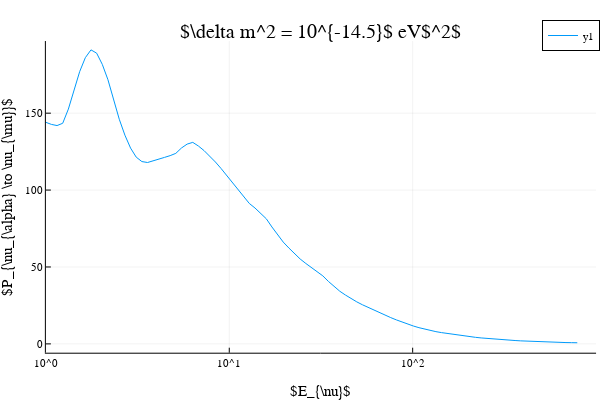

Write notebook code for a chart like this one.
### Code cell
# Plotting perfect event distributions

dm2 = 10^(-14.0)
es = 10 .^ range(log10(0.7), log10(790), length=100)
y = eventdist.(es, dm2, 0, 0)
plot(es, [y], title=L"$\delta m^2 = 10^{-14.5}$ eV$^2$", linewidth=1)
plot!(xscale=:log10, minorgrid=true)
xlims!(1e0, 1e+3)
xlabel!(L"E_{\nu}")
ylabel!(L"P_{\nu_{\alpha} \to \nu_{\mu}}")

### Figure 1 — Plotly figure (JSON) as saved in the notebook; plotly's stock layout.template omitted (floating-point values rounded to 4 significant figures)
{"data": [{"colorbar": {"len": 0.8657, "title": "", "x": 0.9934, "y": 0.5087}, "legendgroup": "y1", "line": {"color": "rgba(0, 154, 250, 1.000)", "dash": "solid", "shape": "linear", "width": 1}, "mode": "lines", "name": "y1", "showlegend": true, "type": "scatter", "x": [0.7, 0.7515, 0.8068, 0.8662, 0.9299, 0.9983, 1.072, 1.151, 1.235, 1.326, 1.424, 1.529, 1.641, 1.762, 1.891, 2.03, 2.18, 2.34, 2.512, 2.697, 2.896, 3.109, 3.338, 3.583, 3.847, 4.13, 4.434, 4.76, 5.11, 5.486, 5.89, 6.323, 6.789, 7.288, 7.824, 8.4, 9.018, 9.681, 10.39, 11.16, 11.98, 12.86, 13.81, 14.82, 15.91, 17.08, 18.34, 19.69, 21.14, 22.7, 24.37, 26.16, 28.08, 30.15, 32.37, 34.75, 37.31, 40.05, 43.0, 46.16, 49.56, 53.2, 57.12, 61.32, 65.83, 70.68, 75.88, 81.46, 87.46, 93.89, 100.8, 108.2, 116.2, 124.7, 133.9, 143.8, 154.3, 165.7, 177.9, 191.0, 205.0, 220.1, 236.3, 253.7, 272.3, 292.4, 313.9, 337.0, 361.8, 388.4, 417.0, 447.7, 480.6, 516.0, 553.9, 594.7, 638.4, 685.4, 735.9, 790.0], "xaxis": "x", "y": [0, 0, 139.9, 145.0, 145.5, 144.0, 142.7, 141.9, 143.4, 152.7, 165.4, 177.0, 186.1, 191.2, 189.0, 181.7, 171.7, 159.1, 146.1, 135.7, 127.3, 121.4, 118.5, 117.9, 118.9, 120.2, 121.2, 122.4, 123.9, 127.4, 129.9, 131.0, 128.6, 125.6, 122.1, 118.3, 114.1, 109.6, 105.0, 100.3, 95.56, 91.31, 88.35, 85.15, 81.35, 76.0, 70.95, 66.19, 62.32, 58.67, 55.17, 52.27, 49.69, 47.16, 44.21, 40.57, 37.25, 34.24, 31.75, 29.45, 27.32, 25.44, 23.7, 22.09, 20.34, 18.64, 17.1, 15.6, 14.14, 12.82, 11.64, 10.54, 9.552, 8.67, 7.955, 7.321, 6.741, 6.162, 5.624, 5.138, 4.69, 4.262, 3.877, 3.534, 3.236, 2.966, 2.72, 2.441, 2.188, 1.964, 1.776, 1.614, 1.469, 1.316, 1.165, 1.032, 0.916, 0.8529, 0.7942, 0.7395], "yaxis": "y"}], "layout": {"annotations": [{"font": {"color": "rgba(0, 0, 0, 1.000)", "family": "sans-serif", "size": 20}, "rotation": 0, "showarrow": false, "text": "$\\delta m^2 = 10^{-14.5}$ eV$^2$", "x": 0.535, "xanchor": "center", "xref": "paper", "y": 1, "yanchor": "top", "yref": "paper"}], "height": 400, "legend": {"bgcolor": "rgba(255, 255, 255, 1.000)", "bordercolor": "rgba(0, 0, 0, 1.000)", "borderwidth": 1, "font": {"color": "rgba(0, 0, 0, 1.000)", "family": "sans-serif", "size": 11}, "title": {"font": {"color": "rgba(0, 0, 0, 1.000)", "family": "sans-serif", "size": 15}, "text": ""}, "tracegroupgap": 0, "traceorder": "normal", "x": 1, "xanchor": "auto", "y": 1, "yanchor": "auto"}, "margin": {"b": 20, "l": 0, "r": 0, "t": 20}, "paper_bgcolor": "rgba(255, 255, 255, 1.000)", "plot_bgcolor": "rgba(255, 255, 255, 1.000)", "showlegend": true, "width": 600, "xaxis": {"anchor": "y", "domain": [0.07647, 0.9934], "gridcolor": "rgba(0, 0, 0, 0.100)", "gridwidth": 0.5, "linecolor": "rgba(0, 0, 0, 1.000)", "mirror": false, "range": [0, 3], "showgrid": true, "showline": true, "showticklabels": true, "tickangle": 0, "tickcolor": "rgb(0, 0, 0)", "tickfont": {"color": "rgba(0, 0, 0, 1.000)", "family": "sans-serif", "size": 11}, "tickmode": "array", "ticks": "inside", "ticktext": ["10^0", "10^1", "10^2", "10^3"], "tickvals": [1, 10, 100, 1000], "title": "$E_{\\nu}$", "titlefont": {"color": "rgba(0, 0, 0, 1.000)", "family": "sans-serif", "size": 15}, "type": "log", "visible": true, "zeroline": false, "zerolinecolor": "rgba(0, 0, 0, 1.000)"}, "yaxis": {"anchor": "x", "domain": [0.07581, 0.9415], "gridcolor": "rgba(0, 0, 0, 0.100)", "gridwidth": 0.5, "linecolor": "rgba(0, 0, 0, 1.000)", "mirror": false, "range": [-5.735, 196.9], "showgrid": true, "showline": true, "showticklabels": true, "tickangle": 0, "tickcolor": "rgb(0, 0, 0)", "tickfont": {"color": "rgba(0, 0, 0, 1.000)", "family": "sans-serif", "size": 11}, "tickmode": "array", "ticks": "inside", "ticktext": ["0", "50", "100", "150"], "tickvals": [0, 50, 100, 150], "title": "$P_{\\nu_{\\alpha} \\to \\nu_{\\mu}}$", "titlefont": {"color": "rgba(0, 0, 0, 1.000)", "family": "sans-serif", "size": 15}, "type": "-", "visible": true, "zeroline": false, "zerolinecolor": "rgba(0, 0, 0, 1.000)"}}}
